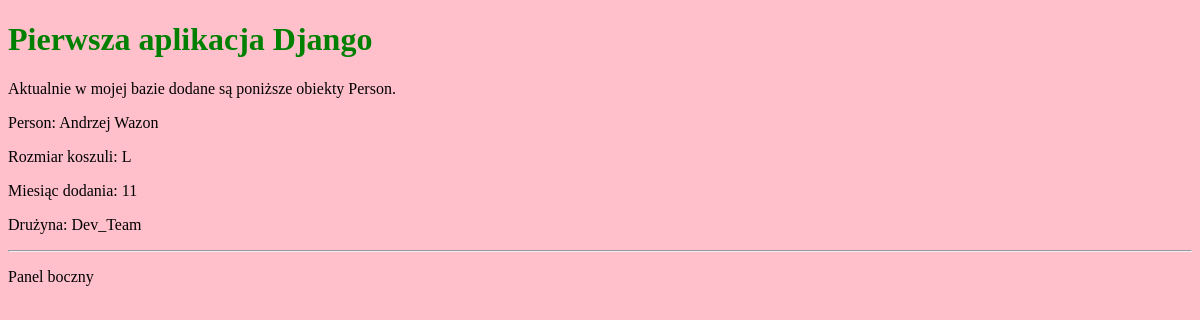
Before: /folder_aplikacja/persons_html/ with the older database file.
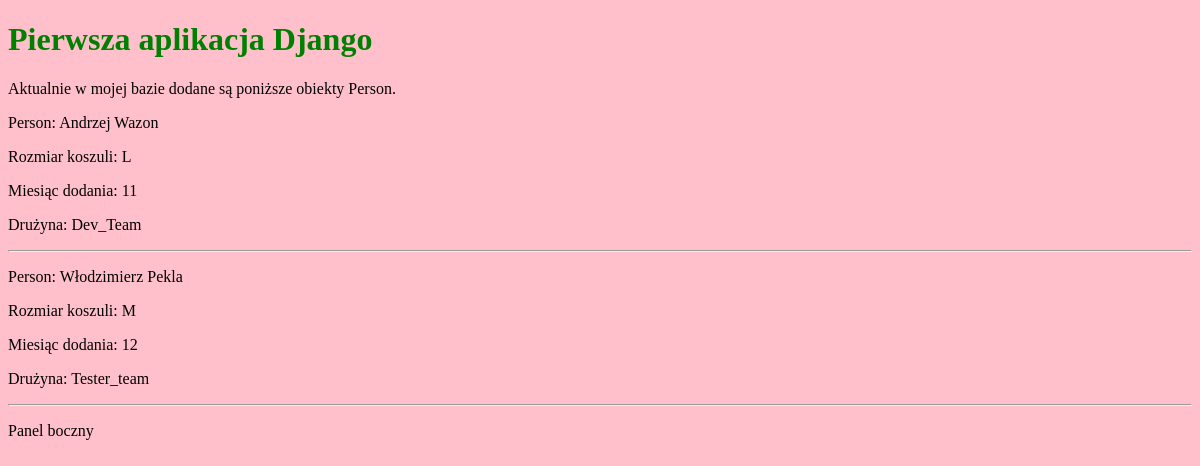
After: the same page with the newer database file.
### folder_aplikacja/models.py (models this page shows, shortened)
class Person(models.Model):
    name = models.CharField(max_length=60)
    pseudonim = models.CharField(max_length= 80, default="")
    shirt_size = models.CharField(max_length=1, choices=SHIRT_SIZES, default=SHIRT_SIZES[0][0])
    month_added = models.IntegerField(choices=MONTHS.choices, default=MONTHS.choices[0][0])
    team = models.ForeignKey(Team, null=True, blank=True, on_delete=models.SET_NULL)

class Team(models.Model):
    name = models.CharField(max_length=60)
    country = models.CharField(max_length=2)

### folder_aplikacja/views.py (the view)
# urls.py: path("persons_html/", views.person_list_html),
def person_list_html(request):
    persons = Person.objects.all()
    return render(request,
                  "folder_aplikacja/person/list.html",
                  {'persons': persons})

### folder_aplikacja/templates/folder_aplikacja/person/list.html (shortened to what this page needs)
{% extends "folder_aplikacja/base.html" %}
{% block content %}
Aktualnie w mojej bazie dodane są poniższe obiekty Person.
{% for person in persons %}
<p>Person: {{ person.name }}</p>
<p>Rozmiar koszuli: {{ person.shirt_size }}</p>
<p>Miesiąc dodania: {{ person.month_added }}</p>
<p>Drużyna: {{ person.team.name }}</p>
<hr>
{% endfor %}
{% endblock %}

Changed rows visible on the page:
added Person: name "Włodzimierz Pekla", shirt_size "M", month_added "12", team.name "Tester_team"
